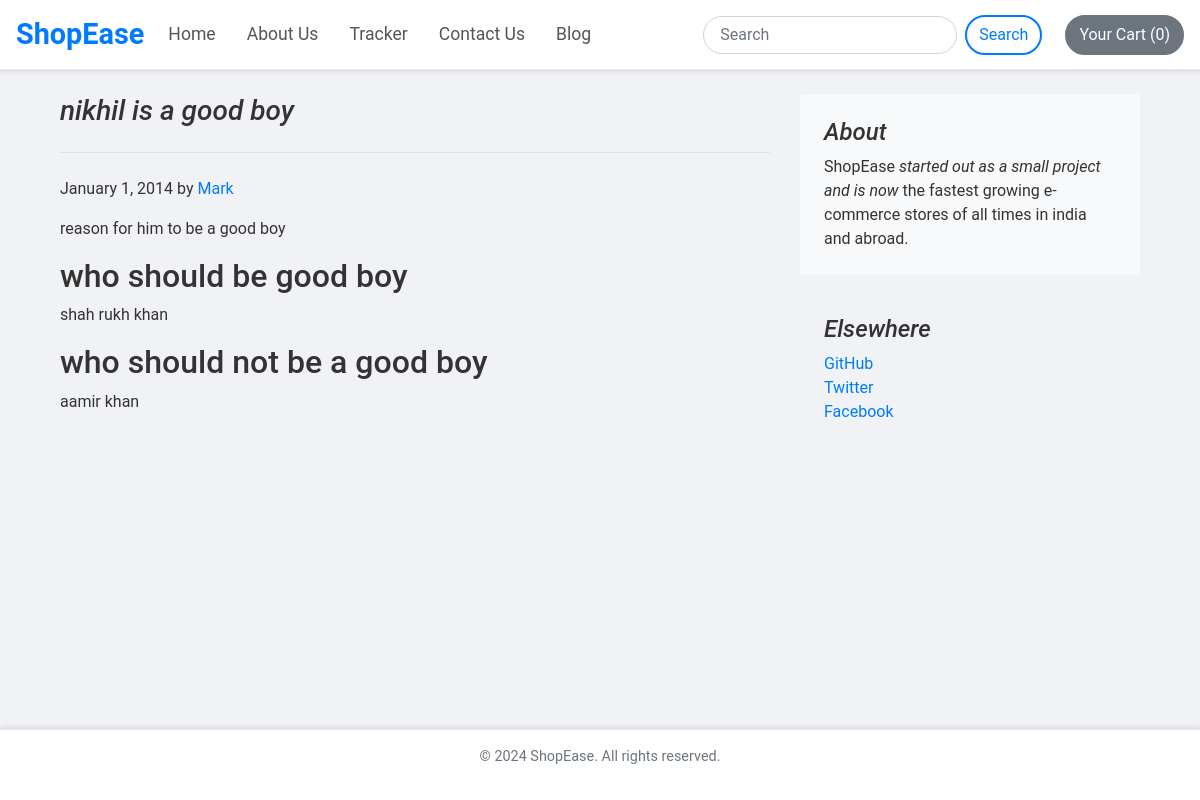
The page /blog/blogpost/1 on the database its author committed.
### blog/models.py (models this page shows, shortened)
class Blogpost(models.Model) :
    post_id = models.AutoField(primary_key=True)
    title = models.CharField(max_length=50)
    head0 = models.CharField(max_length=500,default="")
    chead0 = models.CharField(max_length=5000,default="")
    head1 = models.CharField(max_length=500,default="")
    chead1 = models.CharField(max_length=5000,default="")
    head2 = models.CharField(max_length=500,default="")
    chead2 = models.CharField(max_length=5000,default="")
    pub_date = models.DateField()
    thumbnail = models.ImageField(max_length=300)

### blog/views.py (the view)
# urls.py: path("blogpost/<int:id>",views.blogpost, name="blogPost")
def blogpost(request, id):
    post= Blogpost.objects.filter(post_id=id)[0]
    return render(request, 'blog/blogpost.html',{'post':post})

### blog/templates/blog/blogpost.html (shortened to what this page needs)
{% extends 'blog/basic.html' %}
{% block body %}
<div class="container">
    <div class="row mt-4">
        <div class="col-md-8 blog-main">
            <h3 class="pb-4 mb-4 font-italic border-bottom">
                {{post.title}}
            </h3>
            <div class="blog-post">
                <p class="blog-post-meta">January 1, 2014 by <a href="#">Mark</a></p>
                <p>{{post.chead0}}</p>
                <h2>{{post.head1}}</h2>
                <p>{{post.chead1}}</p>
                <h2>{{post.head2}}</h2>
                <p>{{post.chead2}}</p>
            </div>
        </div>
        <aside class="col-md-4 blog-sidebar">
            <div class="p-4 mb-3 bg-light rounded">
                <h4 class="font-italic">About</h4>
                <p class="mb-0">ShopEase <em>started out as a small project and is now</em> the fastest growing e-commerce stores of all times in india and abroad.</p>
            </div>
            <div class="p-4">
                <h4 class="font-italic">Elsewhere</h4>
                <ol class="list-unstyled">
                    <li><a href="#">GitHub</a></li>
                    <li><a href="#">Twitter</a></li>
                    <li><a href="#">Facebook</a></li>
                </ol>
            </div>
        </aside>
    </div>
</div>
{% endblock %}

### rows shown on the page
Blogpost: title "nikhil is a good boy", chead0 "reason for him to be a good boy", head1 "who should be good boy", chead1 "shah rukh khan", head2 "who should not be a good boy", chead2 "aamir khan"
